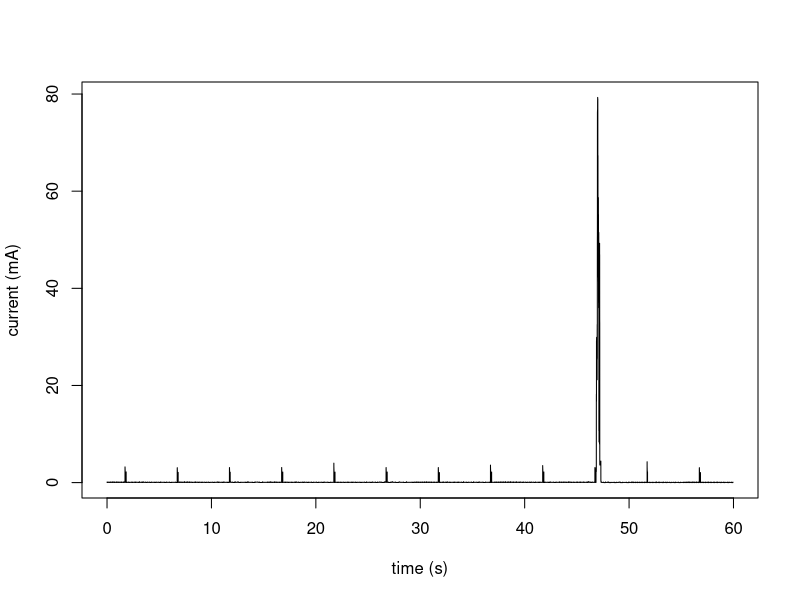
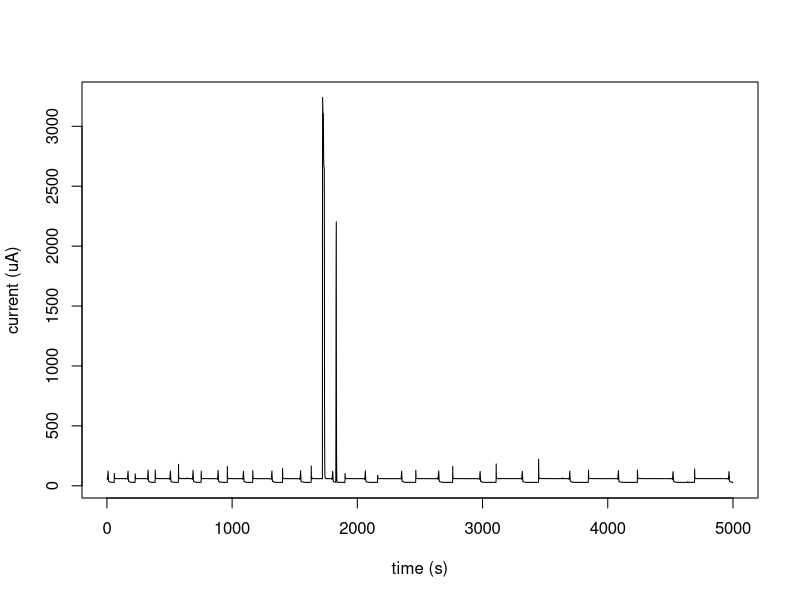

These figures' R source, in order:
## read in data from ppk2

setwd("/users/michaelmorrissey/Documents/repositories")
setwd("./minimalweatherstation/testing_data")

d<-read.table("./power_profile_raw.csv",header=TRUE,sep=',')

## main plot of one minute of data

png("./minimalweatherpower1.png",height=480,width=620)
plot(1:(dim(d)[1])/1000,d[,2]/1000,type='l',
   xlab="time (s)", ylab="current (mA)")
dev.off()


png("./minimalweatherpower2.png",height=480,width=620)
range<-1:5000
plot(range,d[range,2],type='l',
   xlab="time (s)", ylab="current (uA)")
dev.off()




